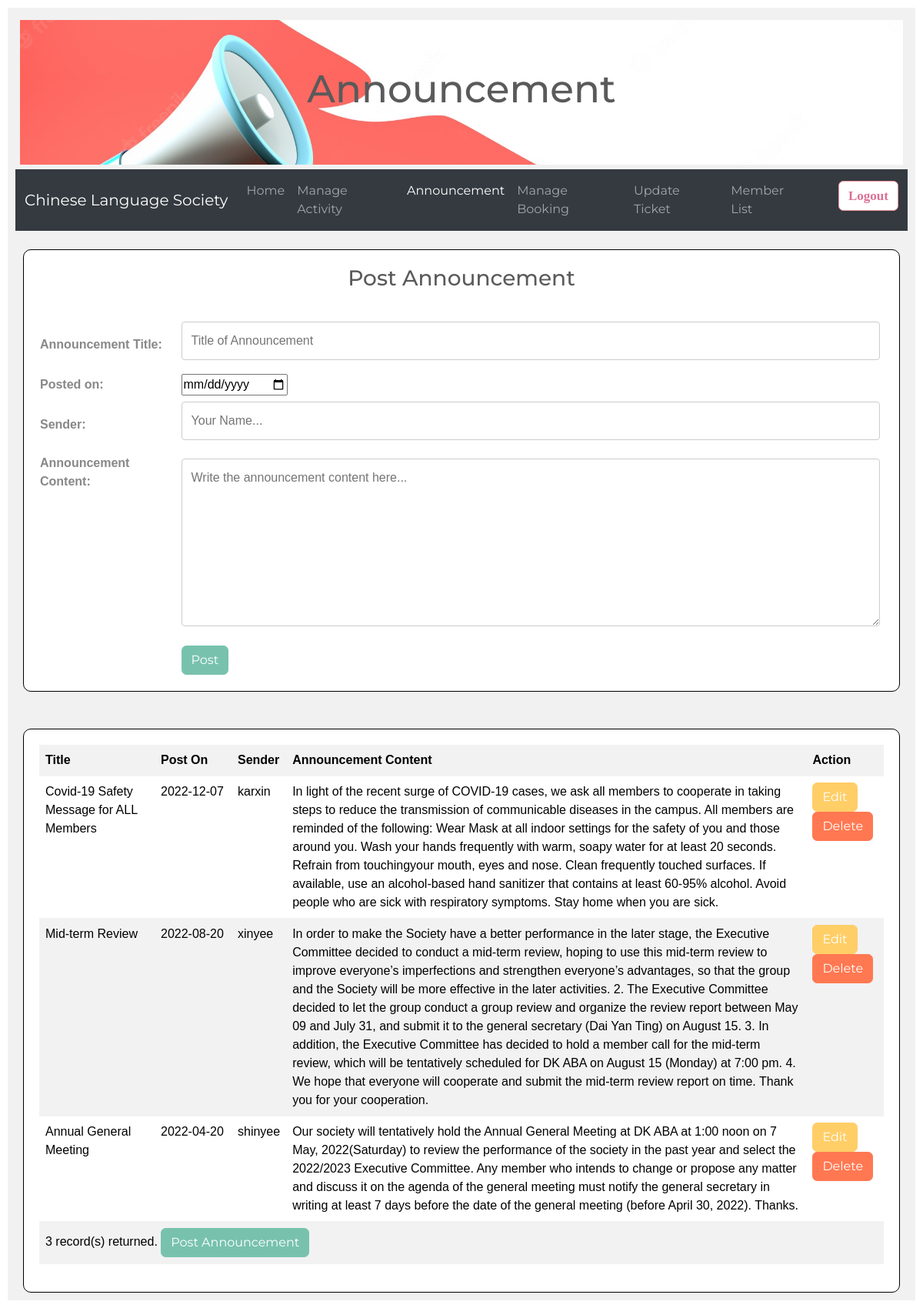
Page /Post_Announcement.php on the committed database.
### tables this page shows
CREATE TABLE `announ` (
  `title` varchar(50) NOT NULL,
  `date` varchar(20) NOT NULL,
  `sender` varchar(30) NOT NULL,
  `content` varchar(1000) NOT NULL
);

### Post_Announcement.php (the view, shortened to what this page needs)
<?php
include 'config.php';
?>
<!DOCTYPE html>
<html>
    <head>
        <link href="https://bootswatch.com/5/minty/bootstrap.min.css" rel="stylesheet">
        <link href="Post_Announcement.css" rel="stylesheet" />
        <link rel="stylesheet" href="https://cdnjs.cloudflare.com/ajax/libs/font-awesome/4.7.0/css/font-awesome.min.css">
    </head>
<body>
    <div class="header">
        <h1>Announcement</h1>
    </div>
<nav class="navbar navbar-expand-lg navbar-dark bg-dark">
  <div class="container-fluid">
    <a class="navbar-brand" href="admin.html">Chinese Language Society</a>
    <div class="collapse navbar-collapse" id="navbarColor02">
      <ul class="navbar-nav me-auto">
        <li class="nav-item">
          <a class="nav-link" href="admin.html">Home</a>
        </li>
        <li class="nav-item">
          <a class="nav-link" href="add_activity.php">Manage Activity</a>
        </li>
        <li class="nav-item">
          <a class="nav-link active" href="Post_Announcement.php">Announcement
          </a>
        </li>
        <li class="nav-item">
          <a class="nav-link" href="manage.php">Manage Booking</a>
        </li>
        <li class="nav-item">
          <a class="nav-link" href="updticket.php">Update Ticket</a>
        </li>
        <li class="nav-item">
          <a class="nav-link" href="member_list.php">Member List</a>
        </li>
      </ul>
                      <ul class="logout">
                  <a class="nav-link" href="logout.php"><button class="btn btn-secondary my-2 my-sm-0"><b>Logout</b></button></a>
              </ul>
    </div>
  </div>
</nav>
    <br>
 <div class="container">
        <h3>Post Announcement</h3> <br/>
            <form action="<?php echo $_SERVER['PHP_SELF'] ?>" method="POST">
            <table>
                <tr>
                  <td><b>Announcement Title:</b></td>
                  <td>
                      <input type="text"name="title"class="form"placeholder="Title of Announcement"id="title"minlength="3" maxlength="50"required>
                  </td>
                    <td>
                </td>
              </tr>
                <tr>
                  <td><b>Posted on:</b></td>
                  <td>
                      <input type="date"name="date"class="form"id="date" required>
                  </td>
                    <td>
                </td>
              </tr>
                             <tr>
                  <td><b>Sender:</b></td>
                  <td>
                      <input type="text"name="sender"class="form"placeholder="Your Name..."id="sender"minlength="3" maxlength="50"required>
                  </td>
                    <td>
                </td>
              </tr>
             <tr>
                <td valign="top"><b>Announcement Content:</b></td>
                <td>
                    <textarea rows="8" cols="100" name="content"class="form"placeholder="Write the announcement content here..."id="content"minlength="3" maxlength="1000" required></textarea>
                </td>
                <td>
                </td>
            </tr>
            <tr>
                <td></td>
                <td colspan="7"><input type="submit" name="submit" class="btn btn-primary" value="Post"/></td>
                <td><input type="hidden" name="submitted" value="TRUE"></td>
            </tr>
            </table>
        </form>
    </div>
    <br><br>
     <div class="container">
        <table class='table table-striped'>
            <tr>
                <th style="width:150px">Title</th>
                <th style="width:100px">Post On</th>
                <th>Sender</th>
                <th>Announcement Content</th>
                <th>Action</th>
            </tr>
   </div>
</body>
</html>
    <?php
        $sql = "SELECT title, date, sender, content FROM announ ORDER BY date DESC";
        $result = $conn->query($sql);
         $c2='title';
         $c3='date';
         $c4='content';
         $c5='sender';
        if ($result->num_rows > 0) {
            while ($row = $result->fetch_assoc()) {
            echo "<tr><td>$row[$c2]</td><td>$row[$c3]</td><td>$row[$c5]</td><td>$row[$c4]</td>"
               . "<td><a href='Edit_Announcement.php?title=$row[$c2]' class='btn btn-warning'>Edit</a> "
               . "<a href='Dlt_Announcement.php?title=$row[$c2]' class='btn btn-danger'>Delete</a></td></tr>";
        }
        echo "<tr><td colspan=5>$result->num_rows record(s) returned. "
                . "<a href='Post_Announcement.php' class='btn btn-primary'>Post Announcement</a>";
    } else {
        echo "0 results";
    }
  ?>

### Post_announcement.css (style rules this page uses)
html { margin: 4px; padding: 6px; font-family: 'Cabin', sans-serif; background-color: white; }
* { box-sizing: border-box; }
body { font-family: Arial; padding: 10px; background: #f1f1f1; }
.logout { padding-top:5px; }
.logout .btn { background-color: white; color: palevioletred; font-size: 17px; font-family:serif; }
.container { border: 1px solid black; }
.header { padding: 60px; text-align: center; background-image: url('announ.jpg'); background-position: center center; background-repeat: no-repeat; background-size: cover; position: relative; border: 6px solid #f1f1f1; }
.header h1 { font-size: 50px; }
input[type=text], select, textarea { width: 100%; padding: 12px; border: 1px solid #ccc; border-radius: 4px; box-sizing: border-box; margin-top: 6px; margin-bottom: 16px; resize: vertical; }
.container { border-radius: 10px; background-color: white; padding: 20px; }
h3 { text-align: center; margin-left: 20%; margin-right: 20%; }

### rows in the picture
announ: title "Covid-19 Safety Message for ALL Members", date "2022-12-07", sender "karxin", content "In light of the recent surge of COVID-19 cases, we ask all members to cooperate in taking steps to reduce the transmission of communicable diseases in the campus. All members are reminded of the following: Wear Mask at all indoor settings for the safety of you and those around you. Wash your hands frequently with warm, soapy water for at least 20 seconds. Refrain from touchingyour mouth, eyes and nose. Clean frequently touched surfaces. If available, use an alcohol-based hand sanitizer that contains at least 60-95% alcohol. Avoid people who are sick with respiratory symptoms. Stay home when you are sick."
announ: title "Mid-term Review", date "2022-08-20", sender "xinyee", content "In order to make the Society have a better performance in the later stage, the Executive Committee decided to conduct a mid-term review, hoping to use this mid-term review to improve everyone’s imperfections and strengthen everyone’s advantages, so that the group and the Society will be more effective in the later activities. 2. The Executive Committee decided to let the group conduct a group review and organize the review report between May 09 and July 31, and submit it to the general secretary (Dai Yan Ting) on August 15. 3. In addition, the Executive Committee has decided to hold a member call for the mid-term review, which will be tentatively scheduled for DK ABA on August 15 (Monday)…"
announ: title "Annual General Meeting", date "2022-04-20", sender "shinyee", content "Our society will tentatively hold the Annual General Meeting at DK ABA at 1:00 noon on 7 May, 2022(Saturday) to review the performance of the society in the past year and select the 2022/2023 Executive Committee. Any member who intends to change or propose any matter and discuss it on the agenda of the general meeting must notify the general secretary in writing at least 7 days before the date of the general meeting (before April 30, 2022). Thanks."

### other values in the picture
$result->num_rows "3"
